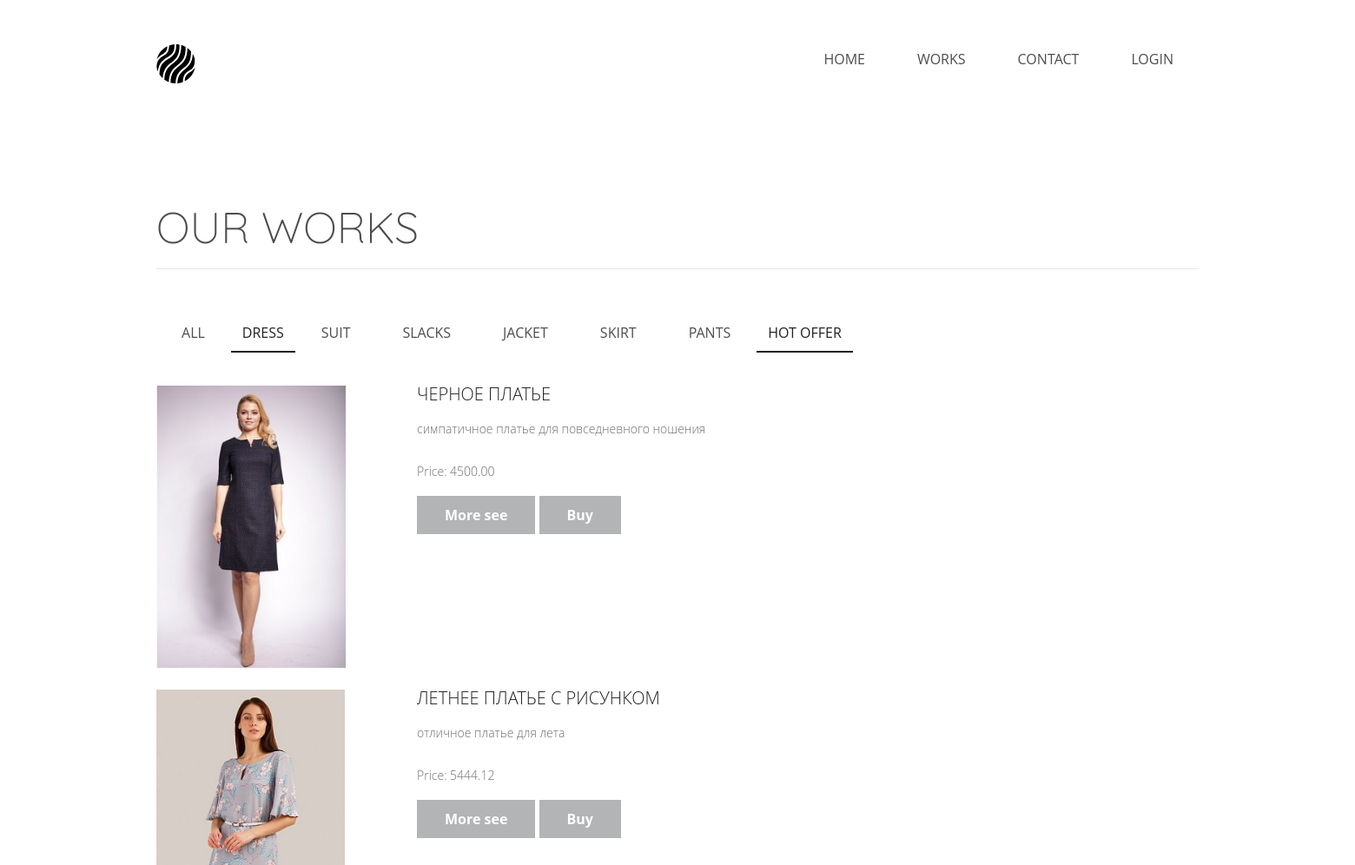
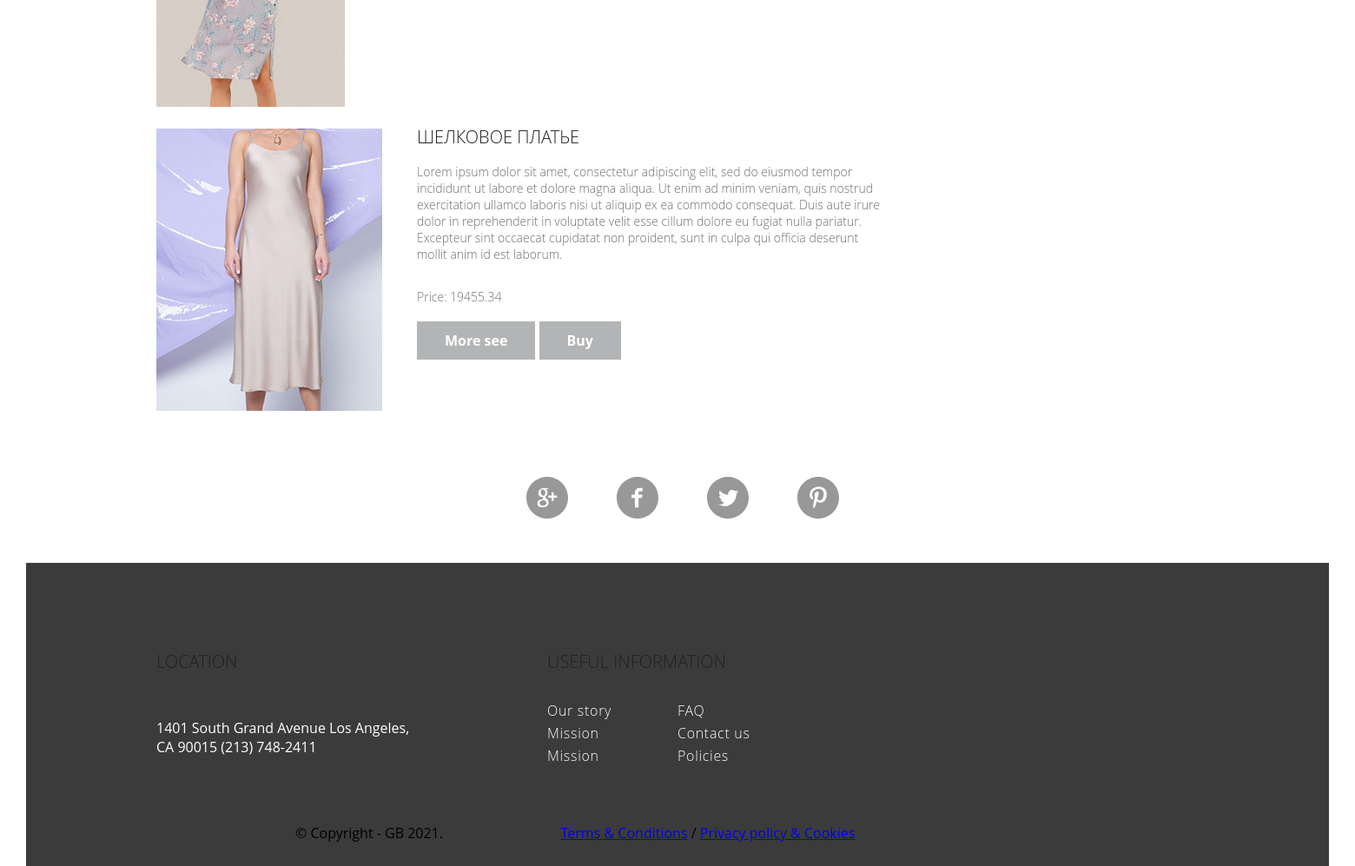
/category/1/products/, run on the app's committed database (2 pictures, top to bottom).
### mainapp/models.py (models this page shows, shortened)
class ProductCategory(models.Model):
    name = models.CharField('Имя категории', max_length=64)
    description = models.TextField('Описание категории', blank=True)
    def __init__(self, *args, **kwargs):
        super().__init__(*args, **kwargs)
        self.category = None

class Product(models.Model):
    category = models.ForeignKey(ProductCategory,
                                 on_delete=models.CASCADE,
                                 verbose_name='Категория продукта')
    name = models.CharField('Название модели', max_length=64)
    image = models.ImageField(upload_to='models_image', blank=True)
    short_desc = models.TextField('Краткое описание модели', blank=True)
    description = models.TextField('Описание модели', blank=True)
    price = models.DecimalField('Цена пошива модели', max_digits=8, decimal_places=2, default=0)
    quantity = models.PositiveIntegerField('количество на складе', default=0)

### mainapp/views.py (the view)
# urls.py: re_path(r'^category/(?P<pk>\d+)/products/$', mainapp.category_product, name='category_product'),
def category_product(request, pk):
    if pk == '0':
        category = {'pk': 0, 'name': 'All'}
        product = Product.objects.all()
    else:
        category = get_object_or_404(ProductCategory, pk=pk)
        product = category.product_set.all()
    context = {
        'page_title': 'works',
        'categories': get_menu(),
        'product': product,
        'category': category,
        'basket': get_basket(request),
    }
    return render(request, 'mainapp/category_product.html', context)

### mainapp/views.py (called while the page is built)
def get_basket(request):
    return request.user.is_authenticated and request.user.basket.all() or []

def get_menu():
    return ProductCategory.objects.all()

### mainapp/templates/mainapp/category_product.html
{% extends 'mainapp/base.html' %}
{% load static %}
{% block container %}
        {% include 'mainapp/includes/inc__main_menu.html' %}
        <div class="address-h2-us">Our Works</div>
        <div class="shape"><img src=" {% static 'img/Shape.svg' %}" alt="pic"></div>
         {% include 'mainapp/includes/inc__sub_menu.html' %}
        <div class="arts_block">
            {% for product in product %}
            <div class="blocks">
                <div class="block_pic"><img src="{{ product.image.url }}" height="325px;"></div>
                <div class="block_txt">
                    <h2>{{ product.name }}</h2>
                    <p class="p_block_txt"> {{ product.description }}</p>
                    <p class="p_block_txt">Price: {{ product.price }}</p>
                    <a href="{% url 'mainapp:item' product.pk %}" class="block_button">More see</a>
                    <a href="{% url 'basket:add_product' product.pk %}" class="block_button">Buy</a>
                </div>
            </div>
            {% endfor %}
        </div>
{% endblock %}

### mainapp/templates/mainapp/includes/inc__sub_menu.html
<ul class="menu_works clearfix">
    <li class="menu-list">  <a href="{% url 'main:category_product' 0 %}" class="menu-link {% if request.resolver_match.kwargs.pk == 0 %}menu-link-active{% endif %}">All</a></li>
    {% for category in categories %}
        <li class="menu-list">
            <a href="{% url 'main:category_product' category.pk %}" class="menu-link {% if request.resolver_match.kwargs.pk|add:0 == category.pk %}menu-link-active{% endif %}">
                {{ category.name }}
            </a>
        </li>
    {% endfor %}
   <li class="menu-list">
            <a href="{% url 'main:hot_product' %}" class="menu-link {% if request.resolver_match.kwargs.pk|add:0 == category.pk %}menu-link-active{% endif %}"> Hot offer
            </a>
        </li>
</ul>

### static/css/style.css (style rules this page uses)
* { margin: 0; padding: 0; }
body { font-family: 'Open Sans', sans-serif; }
.clearfix:after { content: ""; display: table; clear: both; }
.menu-list { list-style-type: none; float: left; }
.menu-link { text-decoration: none; color: #4d4d4d; font-size: 16px; font-weight: 400; text-transform: uppercase; padding: 15px 30px; }
.menu-link-active { text-decoration: none; color: #212121; font-size: 16px; font-weight: 500; border-bottom: 2px solid #212121; padding: 10px 13px; }
.menu_works { width: 1500px; padding-top: 57px; padding-left: 149px; float: left; text-align: left; }
.arts_block { padding-top: 50px; width: 1500px; float: left; }
.blocks { float: left; padding-left: 150px; height: 350px; width: 100%; }
.block_pic { float: left; width: 300px; }
h2 { color: #212121; font-size: 20px; font-weight: 300; line-height: 20px; text-transform: uppercase; margin-bottom: 20px; }
.p_block_txt { color: #6c6c6c; font-size: 14px; font-weight: 300; width: 60%; margin-bottom: 30px; }
.block_txt { float: left; width: 60%; }
.block_button { text-decoration: none; text-align: center; padding: 11px 32px; border: none; font-weight: bold; color: #ffffff; background-color: #b3b4b5; }
.address-h2-us { padding-left: 150px; padding-top: 100px; font-family: 'Quicksand', sans-serif; color: #4d4d4d; font-size: 50px; font-weight: 300; text-transform: uppercase; }
.shape { padding-left: 150px; }

### data on the page
ProductCategory: name "DRESS"
ProductCategory: name "SUIT"
ProductCategory: name "SLACKS"
ProductCategory: name "JACKET"
ProductCategory: name "SKIRT"
ProductCategory: name "PANTS"
Product: image (picture), name "ЧЕРНОЕ ПЛАТЬЕ", description "симпатичное платье для повседневного ношения", price "4500.00"
Product: image (picture), name "ЛЕТНЕЕ ПЛАТЬЕ С РИСУНКОМ", description "отличное платье для лета", price "5444.12"
Product: image (picture), name "ШЕЛКОВОЕ ПЛАТЬЕ", description "Lorem ipsum dolor sit amet, consectetur adipiscing elit, sed do eiusmod tempor incididunt ut labore et dolore magna aliqua. Ut enim ad minim veniam, quis nostrud exercitation ullamco laboris nisi ut aliquip ex ea commodo consequat. Duis aute irure dolor in reprehenderit in voluptate velit esse cillum dolore eu fugiat nulla pariatur. Excepteur sint occaecat cupidatat non proident, sunt in culpa qui officia deserunt mollit anim id est laborum.", price "19455.34"
